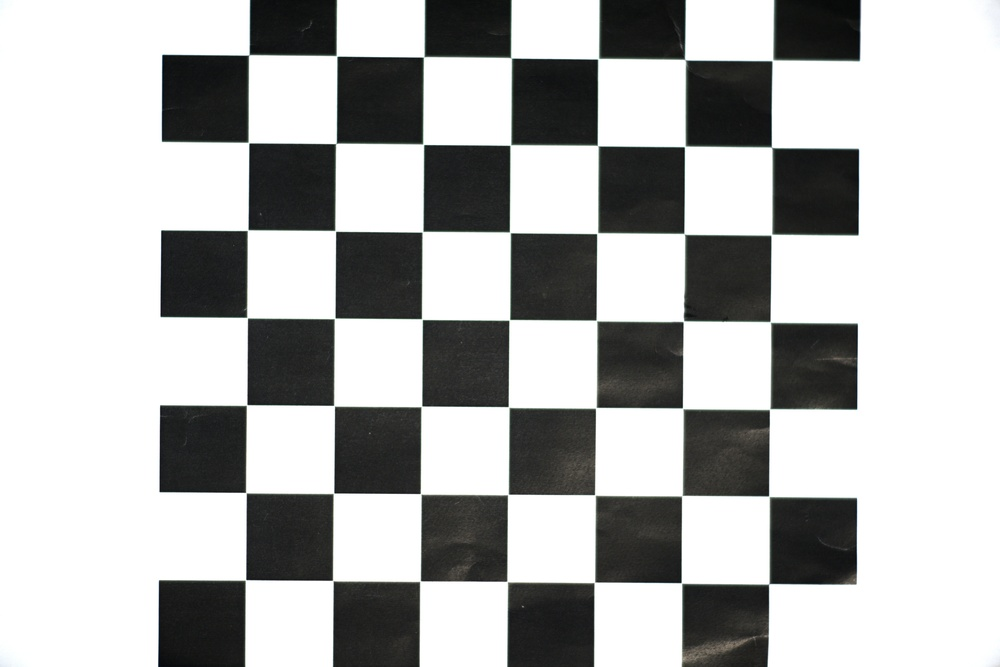
#> input picture fotos_calibracao_fujinon35/calib_01_20260601_154716.jpg, 1000 x 667 px, shrunk from 5472 x 3648 before the run
$ python retificacao.py fotos_calibracao_fujinon35/calib_01_20260601_154716.jpg   (older library calls are emulated)
#> lines starting #> are read from the running program, lines starting #| are printed output that depends on the picture
# -*- coding: utf-8 -*-
"""
============================================================================
 retificacao.py — Modulo partilhado de correcao geometrica
============================================================================
Aplica as DUAS correcoes a um frame, pela ordem certa:
  1. Distorcao da lente   (de calibracao_camera_fujinon35.npz)
  2. Perspetiva top-down  (de perspetiva_tapete.npz)

Resultado: uma asa tem a MESMA forma esteja no centro ou no canto do tapete.

USO no C2R / no capturador:
    from retificacao import Retificador
    ret = Retificador()          # carrega os .npz uma vez
    frame_corrigido = ret.aplicar(frame)   # a cada frame, ANTES de segmentar

Se os ficheiros de calibracao nao existirem, aplicar() devolve o frame
original e avisa uma vez (modo "sem correcao"), para o codigo nao rebentar.
============================================================================
"""
import cv2
import numpy as np
import os

CALIB_LENTE  = "calibracao_camera_fujinon35.npz"
CALIB_PERSP  = "perspetiva_tapete.npz"


class Retificador:
    def __init__(self, pasta="."):
#> called with pasta = '.'
        self.ok_lente = False
        self.ok_persp = False
        self._mapx = None
        self._mapy = None
        self._H = None
        self._out_size = None
        self.px_por_mm = None
        self._avisou = False

        cam_path = os.path.join(pasta, CALIB_LENTE)
        per_path = os.path.join(pasta, CALIB_PERSP)

        # --- Calibracao da lente ---
        if os.path.exists(cam_path):
            d = np.load(cam_path, allow_pickle=True)
#> (reads Programas/calibracao_camera_fujinon35.npz from the repository)
            self.K    = d["camera_matrix"]
            self.dist = d["dist_coeffs"]
            self.ok_lente = True
            print(f"[Retificador] Lente carregada ({CALIB_LENTE}).")
        else:
            print(f"[Retificador] AVISO: {CALIB_LENTE} nao encontrado.")

        # --- Perspetiva ---
        if os.path.exists(per_path):
            d = np.load(per_path, allow_pickle=True)
            self._H        = d["homografia"]
            self._out_size = tuple(int(x) for x in d["out_size"])
            self.px_por_mm = float(d["px_por_mm"][0]) if "px_por_mm" in d else None
            # se a perspetiva guardou tambem a calib da lente, usa-a como fallback
            if not self.ok_lente and "camera_matrix" in d:
                self.K = d["camera_matrix"]; self.dist = d["dist_coeffs"]
                self.ok_lente = True
            self.ok_persp = True
            print(f"[Retificador] Perspetiva carregada ({CALIB_PERSP}), "
                  f"saida {self._out_size}.")
        else:
            print(f"[Retificador] AVISO: {CALIB_PERSP} nao encontrado.")

    @property
    def ativo(self):
        return self.ok_lente or self.ok_persp

    def _prep_maps(self, w, h):
        """Pre-calcula os mapas de undistort (so uma vez, p/ velocidade)."""
        novo_K, _ = cv2.getOptimalNewCameraMatrix(self.K, self.dist, (w, h), 1, (w, h))
        self._mapx, self._mapy = cv2.initUndistortRectifyMap(
            self.K, self.dist, None, novo_K, (w, h), cv2.CV_16SC2)

    def aplicar(self, frame):
        """Aplica lente + perspetiva. Devolve o frame corrigido.
        Se nada estiver calibrado, devolve o frame original."""
        if not self.ativo:
            if not self._avisou:
                print("[Retificador] Sem calibracao -> frame inalterado.")
                self._avisou = True
            return frame

        out = frame

        # 1) lente
        if self.ok_lente:
            h, w = out.shape[:2]
            if self._mapx is None or self._mapx.shape[:2] != (h, w):
                self._prep_maps(w, h)
            out = cv2.remap(out, self._mapx, self._mapy, cv2.INTER_LINEAR)

        # 2) perspetiva
        if self.ok_persp:
            out = cv2.warpPerspective(out, self._H, self._out_size,
                                      flags=cv2.INTER_LINEAR)
        return out

    def ponto_para_mm(self, x_px, y_px):
        """Converte um ponto da imagem RETIFICADA (px) para mm no tapete.
        Util se quiseres enviar coordenadas em mm ao robo. Requer perspetiva."""
        if not self.px_por_mm:
            return None
        return (x_px / self.px_por_mm, y_px / self.px_por_mm)


# Teste rapido standalone
if __name__ == "__main__":
    import sys
    ret = Retificador()
    print(f"\nAtivo: {ret.ativo}  (lente={ret.ok_lente}, perspetiva={ret.ok_persp})")
    if len(sys.argv) > 1:
        img = cv2.imread(sys.argv[1])
#> img is the input picture: shape (667, 1000, 3); mean B, G, R 179.5, 180.1, 179.5
        if img is not None:
            corr = ret.aplicar(img)
#> in aplicar, `out = cv2.remap(out, self._mapx, self._mapy, cv2.INTER_LINEAR)`:
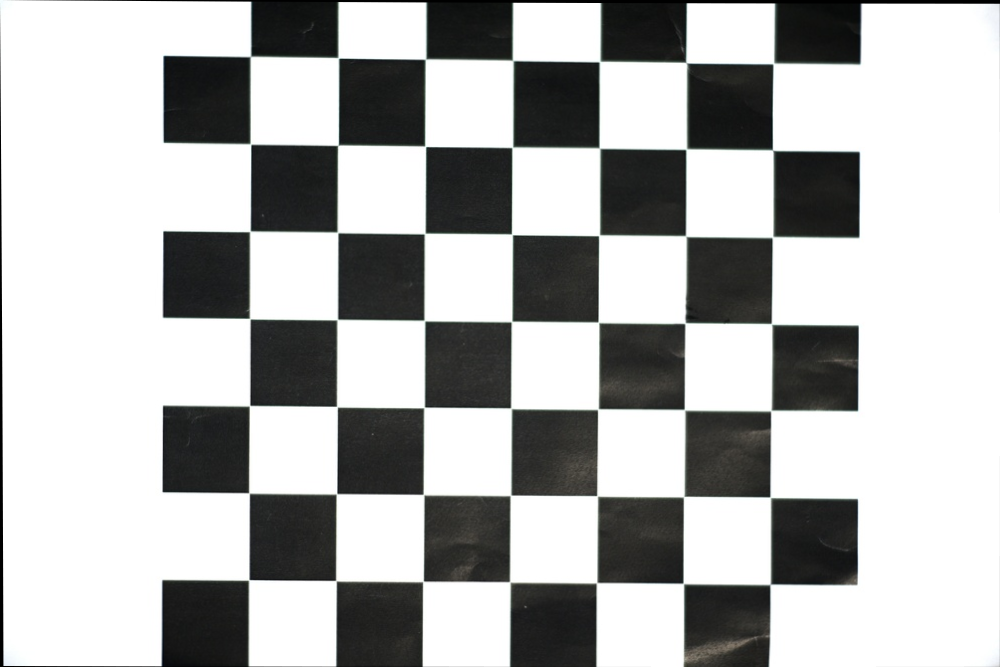
#> out: shape (667, 1000, 3); mean B, G, R 178.4, 179.1, 178.4
            cv2.imwrite("teste_retificado.png", corr)
            print(f"Guardado teste_retificado.png  ({img.shape} -> {corr.shape})")
#| Guardado teste_retificado.png  ((667, 1000, 3) -> (667, 1000, 3))
